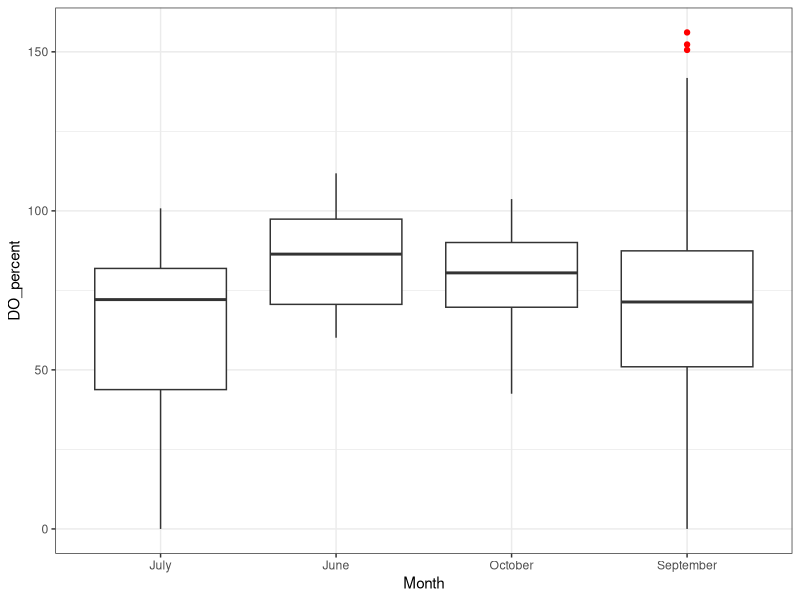
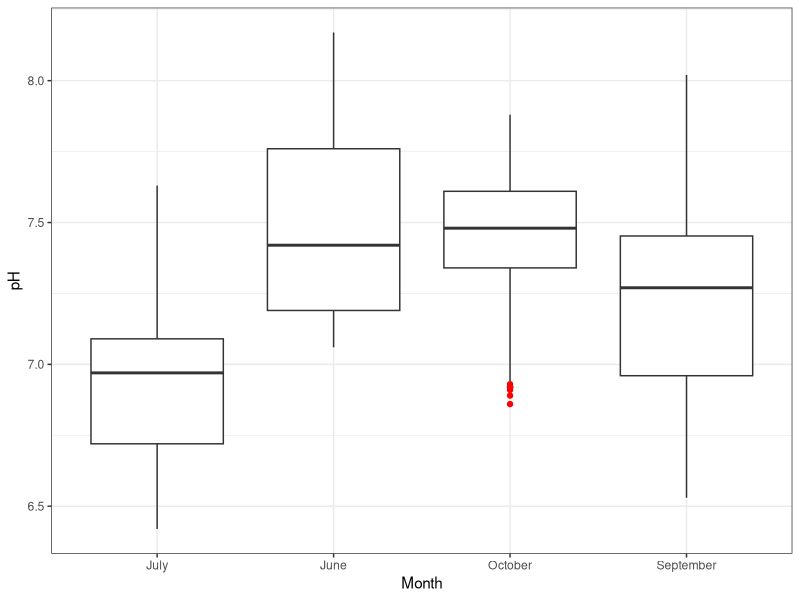

The R source for these figures, in order: (Note: this script raises an error after producing the figures.)
## ---- chunk 1
rm(list = ls()) #clears R's brain
#Load in packages with the functions I need
library(tidyverse)
library(here)
library(ggfortify)
## ---- chunk 2
hlab <- read.csv(here("Data", "HydroLabData.csv"))
#look at the data
glimpse(hlab)
#don't know what's up with the extra columns so I'll just get rid of them, as well as the last row that 
hlab1 <- select(hlab, -X, -X.1, -X.2, -X.3, -X.4, -X.5, -X.6, -X.7, -X.8, -X.9, -X.10, -X.11 ) |> slice(-1715)
glimpse(hlab1)
  
## ---- chunk 3
hlab1$Month <- as.factor(hlab1$Month)
levels(hlab1$Month)
## ---- chunk 4
# check DO_percent by visualizing the data
hlab1 |>
  ggplot(aes(Month, DO_percent)) + 
  geom_boxplot(outlier.color = "red") + 
  theme_bw()
## ---- chunk 5
#check pH by visualizing the data
hlab1 |>
  ggplot(aes(Month, pH)) + 
  geom_boxplot(outlier.color = "red") + 
  theme_bw()
## ---- chunk 6
write.csv(hlab1, here("Data", "hlab1.csv"), row.names = FALSE)
# now read it in
hlab <- read.csv(here("Data", "hlab1.csv"))
#refactor the data
hlab$Month <- as.factor(hlab$Month)
## ---- chunk 7
#visualize the data
ggplot(hlab, aes(x = Month, y = DO_percent)) + 
  geom_boxplot() + 
  theme_bw()
## ---- chunk 8
#Now get some summary statistics
hlab |> 
  group_by(Month) |> 
  summarise(mean.DO = mean(DO_percent),
            sd.DO = sd(DO_percent)) |> 
  View()
## ---- chunk 9
#Visialize the data
ggplot(hlab, aes(x = DO_percent, y = pH)) + 
  geom_point() + 
  theme_bw()
